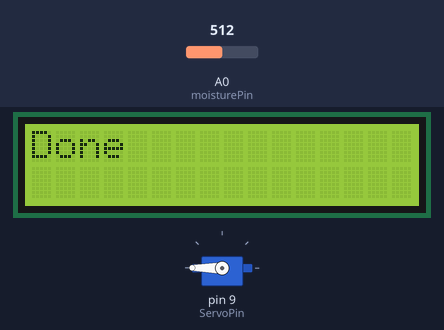
The sketch below on a simulated Arduino Uno, built with avr-gcc and run on an emulated ATmega328P. On the bench: 16×2 character LCD, servo. The inputs (shaded band) are chosen by the test bench; at power-on: A0 (moisturePin) = 512. What the sketch prints to the serial monitor is not drawn.

Above: at 2.6 s.
At 4.7 s:
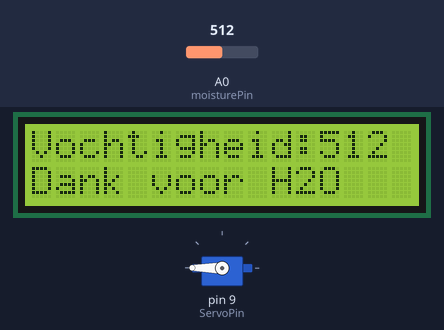
4.8 s: A0 (moisturePin) set to 110
At 6.6 s:
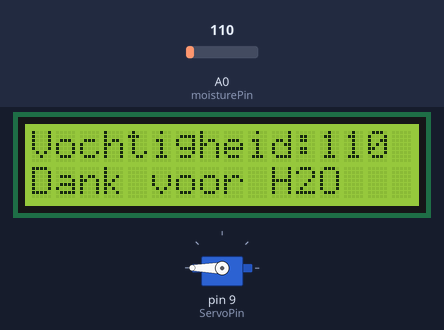
7.5 s: A0 (moisturePin) set to 92
At 8.1 s:
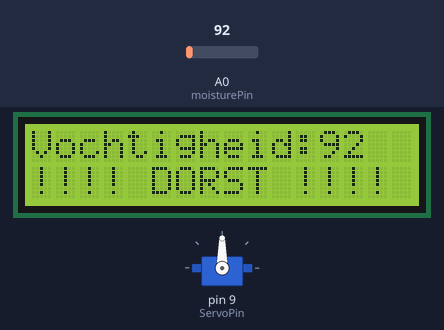
13.5 s: A0 (moisturePin) set to 122
At 14.7 s:
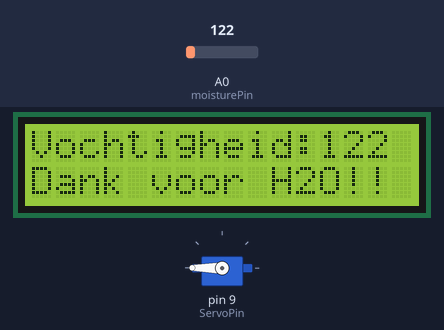
Timing chart, 0 to 16.5 s (numbered marks = the images above; inputs shaded):
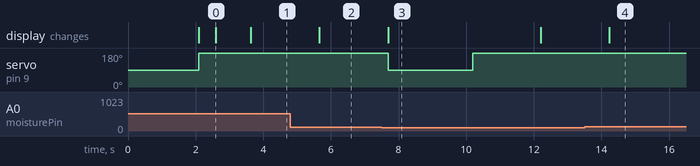

The sketch:

BewateringSysteemLCD-I2C.ino
```cpp
/*
  Jan Moeskops - mei 2021
  Deze code is gebaseerd op
  https://github.com/TeamScheire/WateringStation/tree/master/wateringstation-arduino
  https://github.com/moeskopsjan

 The circuit:
 * LCD RS pin to digital pin 12
 * LCD Enable pin to digital pin 11
 * LCD D4 pin to digital pin 5
 * LCD D5 pin to digital pin 4
 * LCD D6 pin to digital pin 3
 * LCD D7 pin to digital pin 2
 * LCD R/W pin to ground
 * LCD VSS pin to ground
 * LCD VCC pin to 5V
 * 10K resistor:
 * ends to +5V and ground
 * wiper to LCD VO pin (pin 3)

 Servomotor is verbonden met pin 9
 Een moisture sensor is vervangen door potmeter op pin A0


 */
#include <Wire.h>
#include <LiquidCrystal_I2C.h>

// Set the LCD address to 0x27 or 0x3F for a 16 chars and 2 line display
LiquidCrystal_I2C lcd(0x3F, 16, 2);

// library en settings voor servomotor
#include <Servo.h>
Servo wateringServo;
#define moisturePin A0

const int minMoisturelevel = 100;  // De minimum waarde instellen

const int ServoPosStart = 180;
const int ServoPosWatering = 90;
const int ServoPin = 9;    // Digitale pin voor de sturing van servo

int moistureLevel;

//--------------------------- s e t u p --------------------------
void setup()
{
  // set up the LCD's number of columns and rows:
  lcd.begin();
  // Print a message to the LCD.
  lcd.print("H2O-systeem");
  delay(2000);
  lcd.clear();
  Serial.begin(9600);
  pinMode(moisturePin, INPUT);
  initServo();   // procedure om servo klaar te zetten
}


// ---------------------------- l o o p ---------------------------
void loop()
{
  // set the cursor to column 0, line 1
  // (note: line 1 is the second row, since counting begins with 0):
  lcd.setCursor(0, 1);
  measureMoistureLevel();
  lcd.setCursor(0,0);
  lcd.print("Vochtigheid:");
  lcd.print(moistureLevel);
  lcd.print("  ");

  if (moistureLevel < minMoisturelevel)
  {
    lcd.setCursor(0,1);
    lcd.print("!!!! DORST !!!!");
    wateringSequence();
    lcd.setCursor(0,1);

  }
  lcd.setCursor(0,1);
  lcd.print("Dank voor H2O");
  delay(2000);   // een beetje tijd om het water te verspreiden
}

// -------------------------- init servo ---------------
void initServo()
{
  wateringServo.attach(ServoPin);
  Serial.println("Initialising Servo ...");
  lcd.setCursor(0,0);
  lcd.print("Init.servo");
  wateringServo.write(ServoPosStart);
  delay(500);
  Serial.println("done");
  lcd.setCursor(0,0);
  lcd.print("Done      ");
  delay(1000);
  lcd.clear();
  wateringServo.detach();
}

// -------------------------- meet vochtigheid ---------------
void measureMoistureLevel()
{
  moistureLevel = analogRead(moisturePin);
  Serial.print("moisture level: ");
  Serial.println(moistureLevel);
}

// -------------------------- Geef water ---------------
void wateringSequence()
{
  wateringServo.attach(ServoPin);
  wateringServo.write(ServoPosWatering);
  delay(2500); // geef het rietje de tijd om leeg te lopen
  wateringServo.write(ServoPosStart);
  delay(2000); // geef het rietje de tijd om terug vol te lopen
  wateringServo.detach();
}
```

Measured:
- the behaviour switches between 100 and 99 on A0 (moisturePin) (found by bisection; images 2 and 3)
- after the input at 4.8 s, the display: changes after 0.86 s (image 2)
- after the input at 7.5 s, servo on pin 9 (ServoPin): 180° → 90° after 0.19 s, → 180° 2.5 s later; the display: changes after 0.19 s (image 3)
- after the input at 13.5 s, servo on pin 9 (ServoPin): stays 180° (without the input it goes to 90° after 0.74 s); the display: changes after 0.74 s (image 4)
- what the display in image 0 shows lasts 1.0 s, from 2.6 s to 3.6 s
- what the display in image 3 shows lasts 4.5 s, from 7.7 s to 12.2 s
